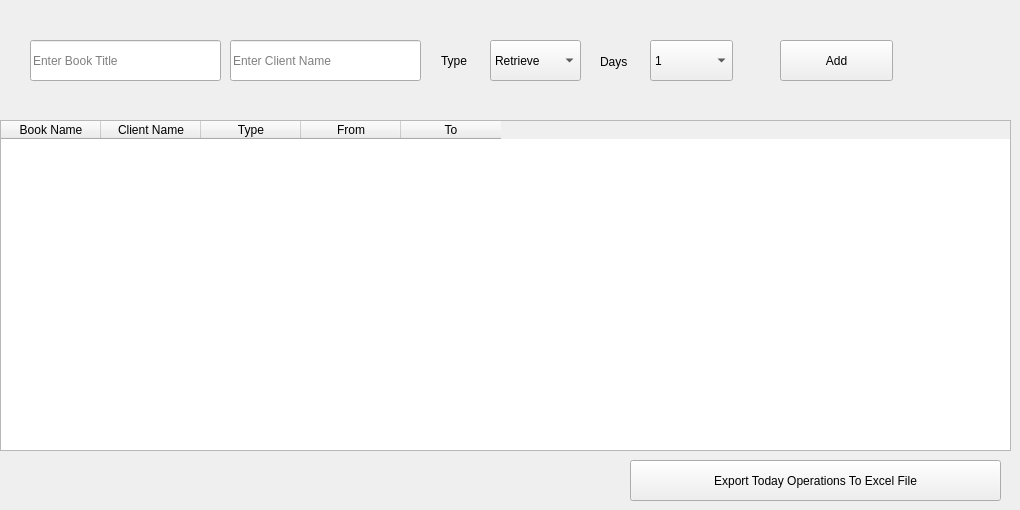
    <widget class="QWidget" name="tab">
     <attribute name="title">
      <string>Tab 1</string>
     </attribute>
     <widget class="QTableWidget" name="tableWidget">
      <property name="geometry">
       <rect>
        <x>0</x>
        <y>120</y>
        <width>1011</width>
        <height>331</height>
       </rect>
      </property>
      <column>
       <property name="text">
        <string>Book Name</string>
       </property>
      </column>
      <column>
       <property name="text">
        <string>Client Name</string>
       </property>
      </column>
      <column>
       <property name="text">
        <string>Type</string>
       </property>
      </column>
      <column>
       <property name="text">
        <string>From</string>
       </property>
      </column>
      <column>
       <property name="text">
        <string>To</string>
       </property>
      </column>
     </widget>
     <widget class="QPushButton" name="pushButton_6">
      <property name="geometry">
       <rect>
        <x>780</x>
        <y>40</y>
        <width>113</width>
        <height>41</height>
       </rect>
      </property>
      <property name="text">
       <string>Add</string>
      </property>
     </widget>
     <widget class="QLineEdit" name="lineEdit">
      <property name="geometry">
       <rect>
        <x>30</x>
        <y>40</y>
        <width>191</width>
        <height>41</height>
       </rect>
      </property>
      <property name="placeholderText">
       <string>Enter Book Title</string>
      </property>
     </widget>
     <widget class="QComboBox" name="comboBox">
      <property name="geometry">
       <rect>
        <x>490</x>
        <y>40</y>
        <width>91</width>
        <height>41</height>
       </rect>
      </property>
      <item>
       <property name="text">
        <string>Retrieve</string>
       </property>
      </item>
      <item>
       <property name="text">
        <string>rent</string>
       </property>
      </item>
     </widget>
     <widget class="QComboBox" name="comboBox_2">
      <property name="geometry">
       <rect>
        <x>650</x>
        <y>40</y>
        <width>83</width>
        <height>41</height>
       </rect>
      </property>
      <item>
       <property name="text">
        <string>1</string>
       </property>
      </item>
      <item>
       <property name="text">
        <string>2</string>
       </property>
      </item>
      <item>
       <property name="text">
        <string>3</string>
       </property>
      </item>
      <item>
       <property name="text">
        <string>4</string>
       </property>
      </item>
      <item>
       <property name="text">
        <string>5</string>
       </property>
      </item>
      <item>
       <property name="text">
        <string>6</string>
       </property>
      </item>
      <item>
       <property name="text">
        <string>7</string>
       </property>
      </item>
      <item>
       <property name="text">
        <string>8</string>
       </property>
      </item>
      <item>
       <property name="text">
        <string>9</string>
       </property>
      </item>
      <item>
       <property name="text">
        <string>10</string>
       </property>
      </item>
     </widget>
     <widget class="QLabel" name="label">
      <property name="geometry">
       <rect>
        <x>441</x>
        <y>45</y>
        <width>51</width>
        <height>31</height>
       </rect>
      </property>
      <property name="text">
       <string>Type</string>
      </property>
     </widget>
     <widget class="QLabel" name="label_2">
      <property name="geometry">
       <rect>
        <x>600</x>
        <y>46</y>
        <width>51</width>
        <height>31</height>
       </rect>
      </property>
      <property name="text">
       <string>Days</string>
      </property>
     </widget>
     <widget class="QLineEdit" name="lineEdit_29">
      <property name="geometry">
       <rect>
        <x>230</x>
        <y>40</y>
        <width>191</width>
        <height>41</height>
       </rect>
      </property>
      <property name="placeholderText">
       <string>Enter Client Name</string>
      </property>
     </widget>
     <widget class="QPushButton" name="pushButton_29">
      <property name="geometry">
       <rect>
        <x>630</x>
        <y>460</y>
        <width>371</width>
        <height>41</height>
       </rect>
      </property>
      <property name="text">
       <string>Export Today Operations To Excel File</string>
      </property>
     </widget>
    </widget>
